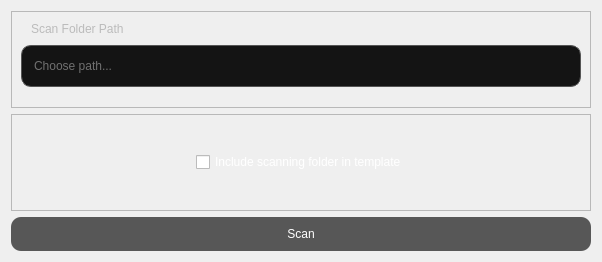
<?xml version="1.0" encoding="UTF-8"?>
<ui version="4.0">
 <class>Content</class>
 <widget class="QWidget" name="Content">
  <property name="geometry">
   <rect>
    <x>0</x>
    <y>0</y>
    <width>602</width>
    <height>262</height>
   </rect>
  </property>
  <property name="windowTitle">
   <string>Scan Folder</string>
  </property>
  <property name="styleSheet">
   <string notr="true">#ScanButton {
	padding: 10px;
	min-width: 100px;
	font: 15pt &quot;Inter&quot;;
	background: #575757;
	border-radius: 10px;
	color: white;
}
#InputPathFrame {
	background: #141414;
	max-height: 40px;
	min-height: 40px;
	border-radius: 10px;
	border: 1px solid #555;
}
QLineEdit {
	background: transparent;
	border: none;
	font: 10pt &quot;Fira Code&quot;;
	color: #ccc;
	selection-background-color: #555;

}
#InputPathButton {
	border-image: url(:/content/folder-open.svg);
	border-radius: 5px;
}
QCheckBox {
	color: white;
	font: 8pt &quot;Inter&quot;;
}
QLabel {
	color: #bbb;
	font: 8pt &quot;Inter&quot;;
}</string>
  </property>
  <layout class="QVBoxLayout" name="verticalLayout">
   <item>
    <widget class="QFrame" name="frame_2">
     <property name="frameShape">
      <enum>QFrame::StyledPanel</enum>
     </property>
     <property name="frameShadow">
      <enum>QFrame::Raised</enum>
     </property>
     <layout class="QVBoxLayout" name="verticalLayout_2">
      <property name="spacing">
       <number>0</number>
      </property>
      <property name="topMargin">
       <number>0</number>
      </property>
      <property name="bottomMargin">
       <number>20</number>
      </property>
      <item>
       <widget class="QLabel" name="label">
        <property name="text">
         <string>Scan Folder Path</string>
        </property>
        <property name="margin">
         <number>0</number>
        </property>
        <property name="indent">
         <number>10</number>
        </property>
       </widget>
      </item>
      <item>
       <widget class="QFrame" name="InputPathFrame">
        <property name="frameShape">
         <enum>QFrame::StyledPanel</enum>
        </property>
        <property name="frameShadow">
         <enum>QFrame::Raised</enum>
        </property>
        <layout class="QHBoxLayout" name="horizontalLayout">
         <property name="spacing">
          <number>5</number>
         </property>
         <property name="leftMargin">
          <number>10</number>
         </property>
         <property name="topMargin">
          <number>0</number>
         </property>
         <property name="rightMargin">
          <number>5</number>
         </property>
         <property name="bottomMargin">
          <number>0</number>
         </property>
         <item>
          <widget class="QLineEdit" name="InputPath">
           <property name="palette">
            <palette>
             <active>
              <colorrole role="WindowText">
               <brush brushstyle="SolidPattern">
                <color alpha="255">
                 <red>204</red>
                 <green>204</green>
                 <blue>204</blue>
                </color>
               </brush>
              </colorrole>
              <colorrole role="Button">
               <brush brushstyle="SolidPattern">
                <color alpha="0">
                 <red>0</red>
                 <green>0</green>
                 <blue>0</blue>
                </color>
               </brush>
              </colorrole>
              <colorrole role="Text">
               <brush brushstyle="SolidPattern">
                <color alpha="255">
                 <red>204</red>
                 <green>204</green>
                 <blue>204</blue>
                </color>
               </brush>
              </colorrole>
              <colorrole role="ButtonText">
               <brush brushstyle="SolidPattern">
                <color alpha="255">
                 <red>204</red>
                 <green>204</green>
                 <blue>204</blue>
                </color>
               </brush>
              </colorrole>
              <colorrole role="Base">
               <brush brushstyle="SolidPattern">
                <color alpha="0">
                 <red>0</red>
                 <green>0</green>
                 <blue>0</blue>
                </color>
               </brush>
              </colorrole>
              <colorrole role="Window">
               <brush brushstyle="SolidPattern">
                <color alpha="0">
                 <red>0</red>
                 <green>0</green>
                 <blue>0</blue>
                </color>
               </brush>
              </colorrole>
              <colorrole role="Highlight">
               <brush brushstyle="SolidPattern">
                <color alpha="255">
                 <red>85</red>
                 <green>85</green>
                 <blue>85</blue>
                </color>
               </brush>
              </colorrole>
             </active>
             <inactive>
              <colorrole role="WindowText">
               <brush brushstyle="SolidPattern">
                <color alpha="255">
                 <red>204</red>
                 <green>204</green>
                 <blue>204</blue>
                </color>
               </brush>
              </colorrole>
              <colorrole role="Button">
               <brush brushstyle="SolidPattern">
                <color alpha="0">
                 <red>0</red>
                 <green>0</green>
                 <blue>0</blue>
                </color>
               </brush>
              </colorrole>
              <colorrole role="Text">
               <brush brushstyle="SolidPattern">
                <color alpha="255">
                 <red>204</red>
                 <green>204</green>
                 <blue>204</blue>
                </color>
               </brush>
              </colorrole>
              <colorrole role="ButtonText">
               <brush brushstyle="SolidPattern">
                <color alpha="255">
                 <red>204</red>
                 <green>204</green>
                 <blue>204</blue>
                </color>
               </brush>
              </colorrole>
              <colorrole role="Base">
               <brush brushstyle="SolidPattern">
                <color alpha="0">
                 <red>0</red>
                 <green>0</green>
                 <blue>0</blue>
                </color>
               </brush>
              </colorrole>
              <colorrole role="Window">
               <brush brushstyle="SolidPattern">
                <color alpha="0">
                 <red>0</red>
                 <green>0</green>
                 <blue>0</blue>
                </color>
               </brush>
              </colorrole>
              <colorrole role="Highlight">
               <brush brushstyle="SolidPattern">
                <color alpha="255">
                 <red>85</red>
                 <green>85</green>
                 <blue>85</blue>
                </color>
               </brush>
              </colorrole>
             </inactive>
             <disabled>
              <colorrole role="WindowText">
               <brush brushstyle="SolidPattern">
                <color alpha="255">
                 <red>204</red>
                 <green>204</green>
                 <blue>204</blue>
                </color>
               </brush>
              </colorrole>
              <colorrole role="Button">
               <brush brushstyle="SolidPattern">
                <color alpha="0">
                 <red>0</red>
                 <green>0</green>
                 <blue>0</blue>
                </color>
               </brush>
              </colorrole>
              <colorrole role="Text">
               <brush brushstyle="SolidPattern">
                <color alpha="255">
                 <red>204</red>
                 <green>204</green>
                 <blue>204</blue>
                </color>
               </brush>
              </colorrole>
              <colorrole role="ButtonText">
               <brush brushstyle="SolidPattern">
                <color alpha="255">
                 <red>204</red>
                 <green>204</green>
                 <blue>204</blue>
                </color>
               </brush>
              </colorrole>
              <colorrole role="Base">
               <brush brushstyle="SolidPattern">
                <color alpha="0">
                 <red>0</red>
                 <green>0</green>
                 <blue>0</blue>
                </color>
               </brush>
              </colorrole>
              <colorrole role="Window">
               <brush brushstyle="SolidPattern">
                <color alpha="0">
                 <red>0</red>
                 <green>0</green>
                 <blue>0</blue>
                </color>
               </brush>
              </colorrole>
              <colorrole role="Highlight">
               <brush brushstyle="SolidPattern">
                <color alpha="255">
                 <red>85</red>
                 <green>85</green>
                 <blue>85</blue>
                </color>
               </brush>
              </colorrole>
             </disabled>
            </palette>
           </property>
           <property name="frame">
            <bool>true</bool>
           </property>
           <property name="readOnly">
            <bool>true</bool>
           </property>
           <property name="placeholderText">
            <string>Choose path...</string>
           </property>
          </widget>
         </item>
         <item>
          <widget class="QPushButton" name="InputPathButton">
           <property name="minimumSize">
            <size>
             <width>35</width>
             <height>35</height>
            </size>
           </property>
           <property name="maximumSize">
            <size>
             <width>35</width>
             <height>35</height>
            </size>
           </property>
           <property name="cursor">
            <cursorShape>PointingHandCursor</cursorShape>
           </property>
           <property name="text">
            <string/>
           </property>
          </widget>
         </item>
        </layout>
       </widget>
      </item>
     </layout>
    </widget>
   </item>
   <item>
    <widget class="QFrame" name="frame">
     <property name="frameShape">
      <enum>QFrame::StyledPanel</enum>
     </property>
     <property name="frameShadow">
      <enum>QFrame::Raised</enum>
     </property>
     <layout class="QHBoxLayout" name="horizontalLayout_2">
      <property name="spacing">
       <number>5</number>
      </property>
      <property name="leftMargin">
       <number>0</number>
      </property>
      <property name="topMargin">
       <number>0</number>
      </property>
      <property name="rightMargin">
       <number>0</number>
      </property>
      <property name="bottomMargin">
       <number>0</number>
      </property>
      <item>
       <spacer name="horizontalSpacer">
        <property name="orientation">
         <enum>Qt::Horizontal</enum>
        </property>
        <property name="sizeHint" stdset="0">
         <size>
          <width>40</width>
          <height>20</height>
         </size>
        </property>
       </spacer>
      </item>
      <item>
       <widget class="QCheckBox" name="IncludeFolderCheck">
        <property name="text">
         <string>Include scanning folder in template</string>
        </property>
       </widget>
      </item>
      <item>
       <spacer name="horizontalSpacer_2">
        <property name="orientation">
         <enum>Qt::Horizontal</enum>
        </property>
        <property name="sizeHint" stdset="0">
         <size>
          <width>40</width>
          <height>20</height>
         </size>
        </property>
       </spacer>
      </item>
     </layout>
    </widget>
   </item>
   <item>
    <widget class="QPushButton" name="ScanButton">
     <property name="text">
      <string>Scan</string>
     </property>
    </widget>
   </item>
  </layout>
 </widget>
 <resources>
  <include location="../assets/assets.qrc"/>
 </resources>
 <connections/>
</ui>
